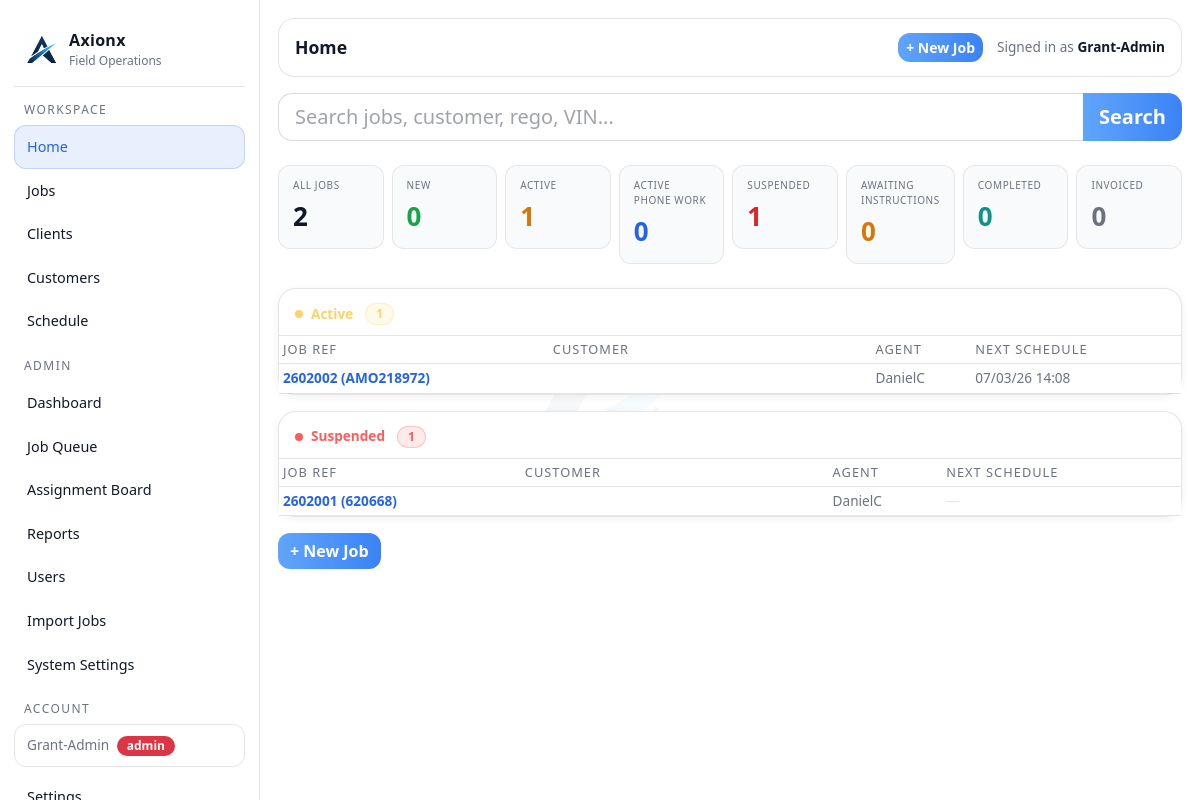
/dashboard (signed in), run on the app's committed database.
### tables this page shows
CREATE TABLE jobs (
        id INTEGER PRIMARY KEY AUTOINCREMENT,

        internal_job_number TEXT NOT NULL,
        client_reference TEXT,
        display_ref TEXT NOT NULL,

        client_id INTEGER,
        customer_id INTEGER,
        assigned_user_id INTEGER,

        job_type TEXT NOT NULL,
        visit_type TEXT NOT NULL,
        status TEXT NOT NULL,
        priority TEXT NOT NULL,

        job_address TEXT,
        description TEXT,

        created_at TEXT NOT NULL,
        updated_at TEXT NOT NULL, lender_name TEXT, account_number TEXT, regulation_type TEXT, arrears_cents INTEGER, costs_cents INTEGER, mmp_cents INTEGER, job_due_date TEXT, bill_to_client_id INTEGER, payment_frequency TEXT, client_job_number TEXT,

        FOREIGN KEY(client_id) REFERENCES clients(id),
        FOREIGN KEY(customer_id) REFERENCES customers(id),
        FOREIGN KEY(assigned_user_id) REFERENCES users(id)
    );

### app.py (the view)
@app.get("/dashboard")
@login_required
def dashboard():
    user_id = session.get("user_id")
    role    = session.get("role")
    conn = db()
    cur  = conn.cursor()
    def jcount(where="", params=()):
        q = f"SELECT COUNT(*) AS c FROM jobs{(' WHERE ' + where) if where else ''}"
        cur.execute(q, params)
        return cur.fetchone()["c"]
    STATUS_LIST = [
        ("New",                       "new"),
        ("Active",                    "active"),
        ("Active - Phone work only",  "phone"),
        ("Suspended",                 "suspended"),
        ("Awaiting info from client", "awaiting"),
        ("Completed",                 "completed"),
        ("Invoiced",                  "invoiced"),
    ]
    def jrows(status):
        agent_subq = """
            COALESCE(u.full_name,
                (SELECT u2.full_name FROM schedules sx
                 JOIN users u2 ON u2.id = sx.assigned_to_user_id
                 WHERE sx.job_id = j.id
                 ORDER BY sx.created_at DESC LIMIT 1)
            ) AS assigned_name"""
        sched_subq = """
            (SELECT sx2.scheduled_for FROM schedules sx2
             WHERE sx2.job_id = j.id
               AND date(sx2.scheduled_for) >= date('now','localtime')
             ORDER BY sx2.scheduled_for ASC LIMIT 1) AS next_scheduled"""
        base_sel = f"""
                SELECT j.id, j.display_ref, j.status,
                       COALESCE(CASE WHEN cu.last_name IS NOT NULL THEN cu.last_name || COALESCE(' ' || cu.first_name, '') ELSE NULL END,
                                cu.company, 'No customer') AS customer_name,
                       {agent_subq},
                       {sched_subq}
                FROM jobs j
                LEFT JOIN customers cu ON cu.id = j.customer_id
                LEFT JOIN users u ON u.id = j.assigned_user_id"""
        if role == "agent":
            sql = base_sel + """
                WHERE j.status = ? AND (j.assigned_user_id = ? OR EXISTS (
                    SELECT 1 FROM schedules s WHERE s.job_id = j.id
                    AND s.assigned_to_user_id = ? AND s.status NOT IN ('Cancelled')
                ))
                ORDER BY j.updated_at DESC"""
            cur.execute(sql, (status, user_id, user_id))
        else:
            sql = base_sel + """
                WHERE j.status = ?
                ORDER BY j.updated_at DESC"""
            cur.execute(sql, (status,))
        return cur.fetchall()
    if role == "agent":
        base = """(assigned_user_id = ? OR EXISTS (
            SELECT 1 FROM schedules s WHERE s.job_id = jobs.id
            AND s.assigned_to_user_id = ? AND s.status NOT IN ('Cancelled')
        ))"""
        uu   = (user_id, user_id)
        jobs_all       = jcount(base, uu)
        jobs_new       = jcount(base + " AND status = 'New'",                      (*uu,))
        jobs_active    = jcount(base + " AND status = 'Active'",                   (*uu,))
        jobs_phone     = jcount(base + " AND status = 'Active - Phone work only'", (*uu,))
        jobs_suspended = jcount(base + " AND status = 'Suspended'",                (*uu,))
        jobs_awaiting  = jcount(base + " AND status = 'Awaiting info from client'",(*uu,))
        jobs_completed = jcount(base + " AND status = 'Completed'",                (*uu,))
        jobs_invoiced  = jcount(base + " AND status = 'Invoiced'",                 (*uu,))
    else:
        jobs_all       = jcount()
        jobs_new       = jcount("status = 'New'")
        jobs_active    = jcount("status = 'Active'")
        jobs_phone     = jcount("status = 'Active - Phone work only'")
        jobs_suspended = jcount("status = 'Suspended'")
        jobs_awaiting  = jcount("status = 'Awaiting info from client'")
        jobs_completed = jcount("status = 'Completed'")
        jobs_invoiced  = jcount("status = 'Invoiced'")
    rows_by_status = {status: jrows(status) for status, _ in STATUS_LIST}
    _admin_id = user_id if role == "admin" else None
    if _admin_id:
        auto_queue_schedule_alerts(cur, _admin_id)
        conn.commit()
    conn.close()
    from datetime import timedelta as _td
    _today = datetime.now().date()
    return render_template("index.html",
        jobs_all=jobs_all,
        jobs_new=jobs_new,       jobs_active=jobs_active,
        jobs_phone=jobs_phone,   jobs_suspended=jobs_suspended,
        jobs_awaiting=jobs_awaiting, jobs_completed=jobs_completed,
        jobs_invoiced=jobs_invoiced,
        rows_by_status=rows_by_status,
        status_list=STATUS_LIST,
        today_iso=_today.isoformat(),
        tomorrow_iso=(_today + _td(days=1)).isoformat())

### app.py (called while the page is built)
def db():
    conn = sqlite3.connect(DB_PATH)
    conn.row_factory = sqlite3.Row
    return conn

def add_column_if_missing(cur, table, col, coltype):
    cur.execute(f"PRAGMA table_info({table})")
    cols = [r["name"] for r in cur.fetchall()]
    if col not in cols:
        cur.execute(f"ALTER TABLE {table} ADD COLUMN {col} {coltype}")

@app.context_processor
def inject_globals():
    return {
        "GOOGLE_MAPS_API_KEY": os.environ.get("GOOGLE_MAPS_API_KEY", ""),
        "google_maps_api_key": os.getenv("GOOGLE_MAPS_API_KEY", "")
    }

@app.before_request
def _ensure_db():
    init_db()

def login_required(f):
    @wraps(f)
    def wrapper(*args, **kwargs):
        if not session.get("user_id"):
            return redirect(url_for("login"))
        return f(*args, **kwargs)
    return wrapper

### templates/index.html (shortened to what this page needs)
{% extends "layout.html" %}
{% block page_title %}Home{% endblock %}
{% block content %}
<form method="get" action="/jobs" class="mb-4">
  <div class="input-group input-group-lg">
    <input type="text" name="q" class="form-control ax-search"
           placeholder="Search jobs, customer, rego, VIN..." autocomplete="off">
    <button class="btn btn-primary ax-search-btn" type="submit">Search</button>
  </div>
</form>
<div class="row g-2 mb-4">
  <div class="col-6 col-sm-4 col-md-3 col-xl">
    <a class="ax-tile ax-tile-all" href="/jobs">
      <div class="ax-tile-title">All Jobs</div>
      <div class="ax-tile-value">{{ jobs_all }}</div>
    </a>
  </div>
  <div class="col-6 col-sm-4 col-md-3 col-xl">
    <a class="ax-tile ax-tile-new" href="/jobs?status=New">
      <div class="ax-tile-title">New</div>
      <div class="ax-tile-value">{{ jobs_new }}</div>
    </a>
  </div>
  <div class="col-6 col-sm-4 col-md-3 col-xl">
    <a class="ax-tile ax-tile-active" href="/jobs?status=Active">
      <div class="ax-tile-title">Active</div>
      <div class="ax-tile-value">{{ jobs_active }}</div>
    </a>
  </div>
  <div class="col-6 col-sm-4 col-md-3 col-xl">
    <a class="ax-tile ax-tile-phone" href="/jobs?status=Active+-+Phone+work+only">
      <div class="ax-tile-title">Active Phone Work</div>
      <div class="ax-tile-value">{{ jobs_phone }}</div>
    </a>
  </div>
  <div class="col-6 col-sm-4 col-md-3 col-xl">
    <a class="ax-tile ax-tile-suspended" href="/jobs?status=Suspended">
      <div class="ax-tile-title">Suspended</div>
      <div class="ax-tile-value">{{ jobs_suspended }}</div>
    </a>
  </div>
  <div class="col-6 col-sm-4 col-md-3 col-xl">
    <a class="ax-tile ax-tile-awaiting" href="/jobs?status=Awaiting+info+from+client">
      <div class="ax-tile-title">Awaiting Instructions</div>
      <div class="ax-tile-value">{{ jobs_awaiting }}</div>
    </a>
  </div>
  {% if session.get('role') != 'agent' %}
  <div class="col-6 col-sm-4 col-md-3 col-xl">
    <a class="ax-tile ax-tile-completed" href="/jobs?status=Completed">
      <div class="ax-tile-title">Completed</div>
      <div class="ax-tile-value">{{ jobs_completed }}</div>
    </a>
  </div>
  <div class="col-6 col-sm-4 col-md-3 col-xl">
    <a class="ax-tile ax-tile-invoiced" href="/jobs?status=Invoiced">
      <div class="ax-tile-title">Invoiced</div>
      <div class="ax-tile-value">{{ jobs_invoiced }}</div>
    </a>
  </div>
  {% endif %}
</div>
{% set label_map = {
  'New':                       ('New',                   '#3ddc84'),
  'Active':                    ('Active',                '#ffd166'),
  'Active - Phone work only':  ('Active Phone Work',     '#60a5fa'),
  'Suspended':                 ('Suspended',             '#ff5c5c'),
  'Awaiting info from client': ('Awaiting Instructions', '#f59e0b'),
  'Completed':                 ('Completed',             '#14b8a6'),
  'Invoiced':                  ('Invoiced',              '#b8b8b8'),
} %}
{% for status, key in status_list %}
  {% if not (session.get('role') == 'agent' and status in ['Completed', 'Invoiced']) %}
  {% set jobs = rows_by_status[status] %}
  {% if jobs %}
  {% set lbl, colour = label_map[status] %}
  <div class="ax-card mb-3">
    <div class="ax-card-h d-flex align-items-center gap-2" style="padding-bottom:10px">
      <span style="width:8px;height:8px;border-radius:50%;background:{{ colour }};flex-shrink:0;display:inline-block"></span>
      <span style="color:{{ colour }};font-size:.85rem;font-weight:600">{{ lbl }}</span>
      <span class="badge rounded-pill ms-1" style="background:{{ colour }}22;color:{{ colour }};border:1px solid {{ colour }}44;font-size:.75rem">{{ jobs|length }}</span>
    </div>
    <div class="table-responsive">
      <table class="table table-sm mb-0" style="font-size:.85rem">
        <thead>
          <tr style="color:var(--muted)">
            <th style="font-weight:500;border-color:var(--line)">Job Ref</th>
            <th style="font-weight:500;border-color:var(--line)">Customer</th>
            <th style="font-weight:500;border-color:var(--line)">Agent</th>
            <th style="font-weight:500;border-color:var(--line)">Next Schedule</th>
          </tr>
        </thead>
        <tbody>
          {% for j in jobs %}
          <tr style="cursor:pointer;border-color:var(--line)" onclick="window.location='/jobs/{{ j.id }}'">
            <td style="border-color:var(--line);color:var(--accent);font-weight:600">{{ j.display_ref }}</td>
            <td style="border-color:var(--line);color:#fff;font-weight:500">{{ j.customer_name }}</td>
            <td style="border-color:var(--line);color:var(--muted)">{{ j.assigned_name or '&#8212;' }}</td>
            <td style="border-color:var(--line)">
              {% if j.next_scheduled %}
                {% set ns = j.next_scheduled %}
                {% set ns_date = ns[:10] %}
                {% set ns_time = ns[11:16] %}
                {% set ns_dd = ns[8:10] %}
                {% set ns_mm = ns[5:7] %}
                {% set ns_yy = ns[2:4] %}
                {% if ns_date == today_iso %}
                  <span style="color:#ffd166;font-weight:600">Today {{ ns_time }}</span>
                {% elif ns_date == tomorrow_iso %}
                  <span style="color:#60a5fa">Tomorrow {{ ns_time }}</span>
                {% else %}
                  <span style="color:var(--muted)">{{ ns_dd }}/{{ ns_mm }}/{{ ns_yy }} {{ ns_time }}</span>
                {% endif %}
              {% else %}
                <span style="color:var(--line)">&#8212;</span>
              {% endif %}
            </td>
          </tr>
          {% endfor %}
        </tbody>
      </table>
    </div>
  </div>
  {% endif %}
  {% endif %}
{% endfor %}
<div class="mt-3">
  {% if session.get('role') != 'agent' %}
  <a class="btn btn-primary" href="/jobs/new">+ New Job</a>
  {% endif %}
</div>
{% endblock %}

### templates/layout.html (style rules this page uses)
:root { --bg: #ffffff; --panel: #ffffff; --panel2: #f3f4f6; --card: #f9fafb; --text: #111827; --muted: #6b7280; --line: rgba(0,0,0,.10); --accent: #2563eb; --accent2: #16a34a; --danger: #dc2626; }
body { background: #ffffff; color: var(--text); }
body::before { content: ''; position: fixed; inset: 0; background: url('/static/images/axionx-icon.png') center center / 260px auto no-repeat; opacity: .03; pointer-events: none; z-index: 0; }
.ax-card { background: #ffffff; border: 1px solid var(--line); border-radius: 18px; box-shadow: 0 2px 8px rgba(0,0,0,.06); overflow: visible; }
.ax-card .ax-card-h { padding: 14px 16px; border-bottom: 1px solid var(--line); font-weight: 650; }
.form-control, .form-select { background: #ffffff !important; color: var(--text) !important; border: 1px solid rgba(0,0,0,.15) !important; border-radius: 12px !important; }
.form-control::placeholder { color: rgba(17,24,39,.4); }
.btn { border-radius: 12px; font-weight: 600; }
.btn-primary { background: linear-gradient(90deg, #60a5fa, #3b82f6); border: 0; }
.ax-search { border-radius: 14px 0 0 14px !important; background: #ffffff; border-color: rgba(0,0,0,.15); color: var(--text); }
.ax-search-btn { border-radius: 0 14px 14px 0 !important; }
.badge { border-radius: 999px; padding: 4px 10px; font-weight: 600; font-size: .75rem; }
.table { color: var(--text); }
.table thead th { color: var(--muted); font-size: .8rem; text-transform: uppercase; letter-spacing: .08em; border-color: var(--line); }
.table td { border-color: var(--line); }
.ax-tile { display: block; text-decoration: none; border-radius: 12px; padding: 12px 14px; border: 1px solid rgba(0,0,0,.08); background: #f9fafb; transition: transform .12s ease, background .12s ease; }
.ax-tile-title { font-size: 10px; text-transform: uppercase; letter-spacing: .06em; color: var(--muted); margin-bottom: 4px; }
.ax-tile-value { font-size: 26px; font-weight: 700; letter-spacing: .2px; }
.ax-tile-all .ax-tile-value { color: #111827; }
.ax-tile-new .ax-tile-value { color: #16a34a; }
.ax-tile-active .ax-tile-value { color: #d97706; }
.ax-tile-phone .ax-tile-value { color: #2563eb; }
.ax-tile-suspended .ax-tile-value { color: #dc2626; }
.ax-tile-awaiting .ax-tile-value { color: #d97706; }
.ax-tile-completed .ax-tile-value { color: #0d9488; }
.ax-tile-invoiced .ax-tile-value { color: #6b7280; }

### data on the page
jobs: display_ref "2602002 (AMO218972)", assigned_name "DanielC", ns_dd "07", ns_mm "03", ns_yy "26", ns_time "14:08"
jobs: display_ref "2602001 (620668)", assigned_name "DanielC"

### other printed values
{{ session.get('user_name') }} "Grant-Admin"
{{ session.get('role') }} "admin"
{{ jobs_all }} "2"
{{ jobs_new }} "0"
{{ jobs_active }} "1"
{{ jobs_phone }} "0"
{{ jobs_suspended }} "1"
{{ jobs_awaiting }} "0"
{{ jobs_completed }} "0"
{{ jobs_invoiced }} "0"
{{ lbl }} "Active" "Suspended"
{{ jobs|length }} "1" "1"
